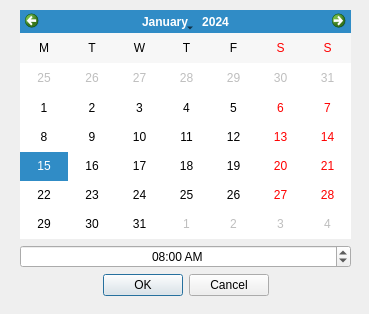
<?xml version="1.0" encoding="UTF-8"?>
<ui version="4.0">
 <class>CalendarForm</class>
 <widget class="QDialog" name="CalendarForm">
  <property name="geometry">
   <rect>
    <x>0</x>
    <y>0</y>
    <width>369</width>
    <height>314</height>
   </rect>
  </property>
  <property name="windowTitle">
   <string>Dialog</string>
  </property>
  <widget class="QWidget" name="verticalLayoutWidget">
   <property name="geometry">
    <rect>
     <x>20</x>
     <y>10</y>
     <width>331</width>
     <height>286</height>
    </rect>
   </property>
   <layout class="QVBoxLayout" name="verticalLayout">
    <item>
     <widget class="QCalendarWidget" name="calendar">
      <property name="firstDayOfWeek">
       <enum>Qt::Monday</enum>
      </property>
      <property name="horizontalHeaderFormat">
       <enum>QCalendarWidget::SingleLetterDayNames</enum>
      </property>
      <property name="verticalHeaderFormat">
       <enum>QCalendarWidget::NoVerticalHeader</enum>
      </property>
     </widget>
    </item>
    <item>
     <widget class="QTimeEdit" name="timeInput">
      <property name="alignment">
       <set>Qt::AlignCenter</set>
      </property>
      <property name="displayFormat">
       <string>hh:mm AP</string>
      </property>
      <property name="time">
       <time>
        <hour>8</hour>
        <minute>0</minute>
        <second>0</second>
       </time>
      </property>
     </widget>
    </item>
    <item>
     <widget class="QDialogButtonBox" name="buttonBox">
      <property name="orientation">
       <enum>Qt::Horizontal</enum>
      </property>
      <property name="standardButtons">
       <set>QDialogButtonBox::Cancel|QDialogButtonBox::Ok</set>
      </property>
      <property name="centerButtons">
       <bool>true</bool>
      </property>
     </widget>
    </item>
   </layout>
  </widget>
 </widget>
 <resources/>
 <connections>
  <connection>
   <sender>buttonBox</sender>
   <signal>accepted()</signal>
   <receiver>CalendarForm</receiver>
   <slot>accept()</slot>
   <hints>
    <hint type="sourcelabel">
     <x>248</x>
     <y>254</y>
    </hint>
    <hint type="destinationlabel">
     <x>157</x>
     <y>274</y>
    </hint>
   </hints>
  </connection>
  <connection>
   <sender>buttonBox</sender>
   <signal>rejected()</signal>
   <receiver>CalendarForm</receiver>
   <slot>reject()</slot>
   <hints>
    <hint type="sourcelabel">
     <x>316</x>
     <y>260</y>
    </hint>
    <hint type="destinationlabel">
     <x>286</x>
     <y>274</y>
    </hint>
   </hints>
  </connection>
 </connections>
</ui>
